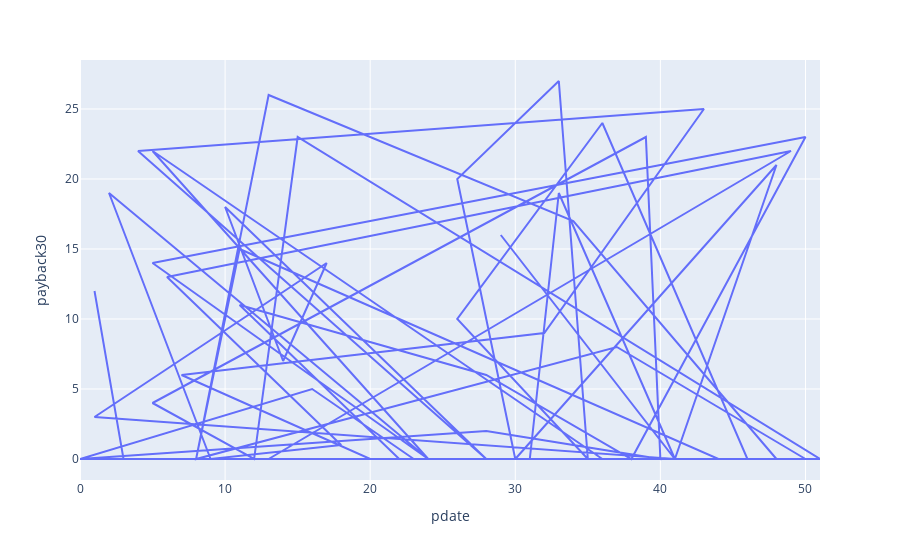

Here is the notebook cell this chart was saved with:
### Code cell
import plotly.graph_objects as go
px.line(train, x='pdate',y='payback30', labels={'x': 'pdate','y':'payback30'})

### Figure 1 — Plotly figure (JSON) as saved in the notebook; plotly's stock layout.template omitted (floating-point values rounded to 4 significant figures)
{"data": [{"hovertemplate": "pdate=%{x}<br>payback30=%{y}<extra></extra>", "legendgroup": "", "line": {"color": "#636efa", "dash": "solid"}, "mode": "lines", "name": "", "orientation": "v", "showlegend": false, "type": "scatter", "x": [29, 41, 47, 22, 11, 28, 38, 50, 5, 24, 2, 9, 18, 6, 49, 13, 37, 6, 24, 5, 36, 25, 51, 15, 12, 5, 39, 40, 28, 0, 23, 16, 0, 42, 20, 7, 32, 43, 4, 28, 10, 14, 17, 1, 41, 33, 31, 12, 45, 17, 44, 11, 8, 21, 48, 34, 13, 8, 37, 50, 27, 37, 46, 36, 26, 35, 33, 26, 30, 48, 41, 19, 11, 38, 3, 1], "xaxis": "x", "y": [16, 0, 0, 0, 11, 6, 0, 23, 14, 0, 19, 0, 1, 13, 22, 0, 0, 0, 0, 22, 0, 0, 0, 23, 0, 4, 23, 0, 2, 0, 0, 5, 0, 0, 0, 6, 9, 25, 22, 0, 18, 7, 14, 3, 0, 19, 0, 0, 0, 0, 0, 15, 0, 0, 0, 17, 26, 0, 8, 0, 0, 0, 0, 24, 10, 0, 27, 20, 0, 21, 0, 0, 0, 0, 0, 12], "yaxis": "y"}], "layout": {"legend": {"tracegroupgap": 0}, "margin": {"t": 60}, "xaxis": {"anchor": "y", "domain": [0, 1], "title": {"text": "pdate"}}, "yaxis": {"anchor": "x", "domain": [0, 1], "title": {"text": "payback30"}}}}
